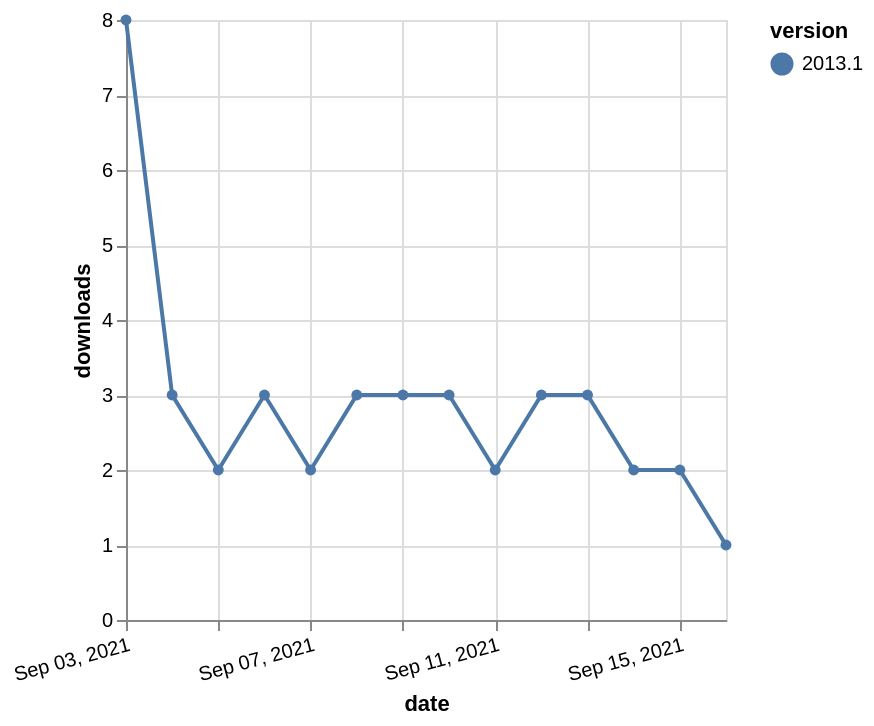

Source (Vega-Lite JSON):
### Vega-Lite specification from a JSON file in a GitHub repository (floating-point values rounded to 4 significant figures)
{"$schema": "https://vega.github.io/schema/vega-lite/v5.json", "description": "A simple bar chart with embedded data.", "data": {"values": [{"date": "2021-09-03", "total": 3581, "delta": 8, "version": "2013.1"}, {"date": "2021-09-04", "total": 3584, "delta": 3, "version": "2013.1"}, {"date": "2021-09-05", "total": 3586, "delta": 2, "version": "2013.1"}, {"date": "2021-09-06", "total": 3589, "delta": 3, "version": "2013.1"}, {"date": "2021-09-07", "total": 3591, "delta": 2, "version": "2013.1"}, {"date": "2021-09-08", "total": 3594, "delta": 3, "version": "2013.1"}, {"date": "2021-09-09", "total": 3597, "delta": 3, "version": "2013.1"}, {"date": "2021-09-10", "total": 3600, "delta": 3, "version": "2013.1"}, {"date": "2021-09-11", "total": 3602, "delta": 2, "version": "2013.1"}, {"date": "2021-09-12", "total": 3605, "delta": 3, "version": "2013.1"}, {"date": "2021-09-13", "total": 3608, "delta": 3, "version": "2013.1"}, {"date": "2021-09-14", "total": 3610, "delta": 2, "version": "2013.1"}, {"date": "2021-09-15", "total": 3612, "delta": 2, "version": "2013.1"}, {"date": "2021-09-16", "total": 3613, "delta": 1, "version": "2013.1"}]}, "width": "container", "mark": {"type": "line", "point": {"filled": true}}, "encoding": {"x": {"field": "date", "type": "temporal", "timeUnit": "yearmonthdate", "title": "date", "axis": {"labelAngle": -15}}, "y": {"field": "delta", "type": "quantitative", "title": "downloads"}, "color": {"field": "version", "type": "nominal"}, "tooltip": {"field": "delta"}}}
